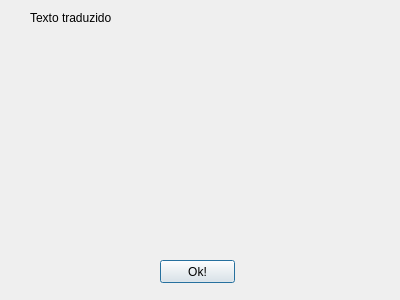
<?xml version="1.0" encoding="UTF-8"?>
<ui version="4.0">
 <class>TextoTraduzidoWidget</class>
 <widget class="QDialog" name="TextoTraduzidoWidget">
  <property name="geometry">
   <rect>
    <x>0</x>
    <y>0</y>
    <width>400</width>
    <height>300</height>
   </rect>
  </property>
  <property name="windowTitle">
   <string>Tradução</string>
  </property>
  <property name="windowIcon">
   <iconset resource="res.qrc">
    <normaloff>:/images/guirato.png</normaloff>:/images/guirato.png</iconset>
  </property>
  <widget class="QPushButton" name="pushButton">
   <property name="geometry">
    <rect>
     <x>160</x>
     <y>260</y>
     <width>75</width>
     <height>23</height>
    </rect>
   </property>
   <property name="text">
    <string>Ok!</string>
   </property>
  </widget>
  <widget class="QLabel" name="label">
   <property name="geometry">
    <rect>
     <x>30</x>
     <y>10</y>
     <width>81</width>
     <height>16</height>
    </rect>
   </property>
   <property name="text">
    <string>Texto traduzido:</string>
   </property>
  </widget>
  <widget class="QWidget" name="horizontalLayoutWidget">
   <property name="geometry">
    <rect>
     <x>50</x>
     <y>40</y>
     <width>301</width>
     <height>211</height>
    </rect>
   </property>
   <layout class="QHBoxLayout" name="horizontalLayout">
    <item>
     <widget class="QLabel" name="textLabel">
      <property name="focusPolicy">
       <enum>Qt::NoFocus</enum>
      </property>
      <property name="styleSheet">
       <string notr="true">text-align: top;</string>
      </property>
      <property name="frameShape">
       <enum>QFrame::NoFrame</enum>
      </property>
      <property name="lineWidth">
       <number>2</number>
      </property>
      <property name="text">
       <string/>
      </property>
      <property name="textFormat">
       <enum>Qt::AutoText</enum>
      </property>
      <property name="alignment">
       <set>Qt::AlignLeading|Qt::AlignLeft|Qt::AlignTop</set>
      </property>
      <property name="wordWrap">
       <bool>true</bool>
      </property>
      <property name="textInteractionFlags">
       <set>Qt::LinksAccessibleByMouse|Qt::TextSelectableByKeyboard|Qt::TextSelectableByMouse</set>
      </property>
     </widget>
    </item>
   </layout>
  </widget>
 </widget>
 <resources>
  <include location="res.qrc"/>
 </resources>
 <connections/>
</ui>
